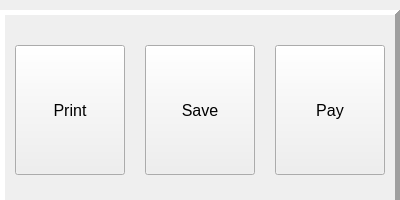
     <widget class="QFrame" name="footer">
      <property name="minimumSize">
       <size>
        <width>0</width>
        <height>200</height>
       </size>
      </property>
      <property name="maximumSize">
       <size>
        <width>16777215</width>
        <height>200</height>
       </size>
      </property>
      <property name="frameShape">
       <enum>QFrame::NoFrame</enum>
      </property>
      <property name="frameShadow">
       <enum>QFrame::Raised</enum>
      </property>
      <layout class="QHBoxLayout" name="horizontalLayout_3">
       <property name="spacing">
        <number>0</number>
       </property>
       <property name="leftMargin">
        <number>0</number>
       </property>
       <property name="topMargin">
        <number>10</number>
       </property>
       <property name="rightMargin">
        <number>0</number>
       </property>
       <property name="bottomMargin">
        <number>0</number>
       </property>
       <item>
        <widget class="QFrame" name="frame">
         <property name="frameShape">
          <enum>QFrame::NoFrame</enum>
         </property>
         <property name="frameShadow">
          <enum>QFrame::Raised</enum>
         </property>
        </widget>
       </item>
       <item>
        <widget class="QFrame" name="frame_2">
         <property name="frameShape">
          <enum>QFrame::NoFrame</enum>
         </property>
         <property name="frameShadow">
          <enum>QFrame::Raised</enum>
         </property>
        </widget>
       </item>
       <item>
        <widget class="QFrame" name="frame_3">
         <property name="minimumSize">
          <size>
           <width>400</width>
           <height>200</height>
          </size>
         </property>
         <property name="maximumSize">
          <size>
           <width>400</width>
           <height>200</height>
          </size>
         </property>
         <property name="frameShape">
          <enum>QFrame::Panel</enum>
         </property>
         <property name="frameShadow">
          <enum>QFrame::Raised</enum>
         </property>
         <property name="lineWidth">
          <number>5</number>
         </property>
         <layout class="QHBoxLayout" name="horizontalLayout_4">
          <property name="spacing">
           <number>20</number>
          </property>
          <property name="leftMargin">
           <number>10</number>
          </property>
          <property name="topMargin">
           <number>5</number>
          </property>
          <property name="rightMargin">
           <number>10</number>
          </property>
          <property name="bottomMargin">
           <number>5</number>
          </property>
          <item>
           <widget class="QPushButton" name="pushButton">
            <property name="minimumSize">
             <size>
              <width>0</width>
              <height>130</height>
             </size>
            </property>
            <property name="maximumSize">
             <size>
              <width>16777215</width>
              <height>130</height>
             </size>
            </property>
            <property name="font">
             <font>
              <pointsize>12</pointsize>
             </font>
            </property>
            <property name="cursor">
             <cursorShape>PointingHandCursor</cursorShape>
            </property>
            <property name="text">
             <string>Print</string>
            </property>
            <property name="icon">
             <iconset resource="resources.qrc">
              <normaloff>:/newPrefix/icons/cil-print.png</normaloff>:/newPrefix/icons/cil-print.png</iconset>
            </property>
            <property name="iconSize">
             <size>
              <width>16</width>
              <height>30</height>
             </size>
            </property>
           </widget>
          </item>
          <item>
           <widget class="QPushButton" name="pushButton_2">
            <property name="minimumSize">
             <size>
              <width>0</width>
              <height>130</height>
             </size>
            </property>
            <property name="maximumSize">
             <size>
              <width>16777215</width>
              <height>130</height>
             </size>
            </property>
            <property name="font">
             <font>
              <pointsize>12</pointsize>
             </font>
            </property>
            <property name="cursor">
             <cursorShape>PointingHandCursor</cursorShape>
            </property>
            <property name="text">
             <string>Save</string>
            </property>
            <property name="icon">
             <iconset resource="resources.qrc">
              <normaloff>:/newPrefix/icons/cil-save.png</normaloff>:/newPrefix/icons/cil-save.png</iconset>
            </property>
            <property name="iconSize">
             <size>
              <width>16</width>
              <height>30</height>
             </size>
            </property>
           </widget>
          </item>
          <item>
           <widget class="QPushButton" name="pushButton_3">
            <property name="minimumSize">
             <size>
              <width>0</width>
              <height>130</height>
             </size>
            </property>
            <property name="maximumSize">
             <size>
              <width>16777215</width>
              <height>130</height>
             </size>
            </property>
            <property name="font">
             <font>
              <pointsize>12</pointsize>
             </font>
            </property>
            <property name="cursor">
             <cursorShape>PointingHandCursor</cursorShape>
            </property>
            <property name="text">
             <string>Pay</string>
            </property>
            <property name="icon">
             <iconset resource="resources.qrc">
              <normaloff>:/newPrefix/icons/cil-credit-card.png</normaloff>:/newPrefix/icons/cil-credit-card.png</iconset>
            </property>
            <property name="iconSize">
             <size>
              <width>16</width>
              <height>30</height>
             </size>
            </property>
           </widget>
          </item>
         </layout>
        </widget>
       </item>
      </layout>
     </widget>
